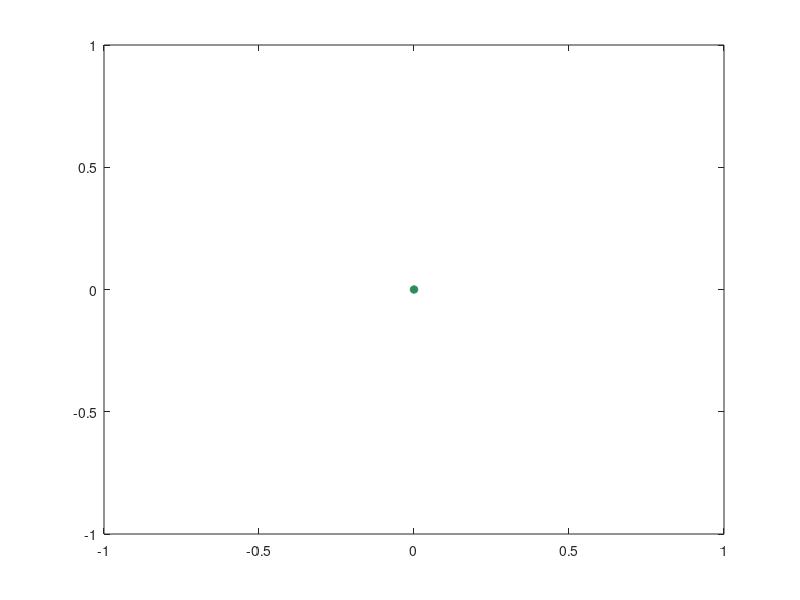

This figure's MATLAB source: (Note: this script raises an error after producing the figure.)
clc; clear; close all;

% Regulator problem
xmin=-0.5; % setting the figure limits
xmax=2;
ymin=-0.5;
ymax=2;

X = [1.5; 1];
Xdot = [0; 0];
U = [0; 0];
t = 0; dt = 0.05; T = 10;
lambda = 0.5; k = 2;
r = 0.5;
ne = inf;

rgb = [46,139,87];
plot(0,0,'*','Color',rgb/255,'LineWidth',2); hold on

plotted = 0;
cplot = 1;
while (ne > 0.01) || (t < T)
    
    d = [0.3*sin(t) ; 0.2*sin(t/2)];
    n = [0.1; 0.3];
    
    
    Xr = [0; 0];
    Xrdot = [0; 0];
    Xrddot = [0; 0];
    %
    e = (X + n ) - Xr;
    edot = Xdot - Xrdot;
    S = edot + lambda*e;
    U = -k*S + Xrddot;
    %
    Xddot = U + d;
    Xdot = Xdot + Xddot*dt;
    X = X + Xdot*dt;
    %
    subplot(1,1,1)
    if (cplot == 1)
        plotted = plotted + 1;
        c = 1;
        draw_robot_omni(X(1),X(2),0,c);
    elseif (mod(cplot,10) == 0) && (ne > 0.01) && plotted < 12
        plotted = plotted + 1;
        c = 0;
        draw_robot_omni(X(1),X(2),0,c);
    end
    plot(X(1),X(2),'.r','LineWidth',3); grid on; drawnow;
    rgb = [46,139,87];
    plot(0,0,'*','Color',rgb/255,'LineWidth',2); hold on
    xlabel('x (m)'); ylabel('y (m)');
    axis([xmin xmax ymin ymax]) % setting the figure limits
    axis square
    % axis equal
    %
    ne = norm(X);
%     subplot(2,2,3)
%     plot(t,ne,'.b','LineWidth',3); hold on; grid on; drawnow;
%     xlabel('t (s)'); ylabel('norm of error (m)');
%     axis square
    cplot = cplot + 1;
    t = t + dt;
    
end


